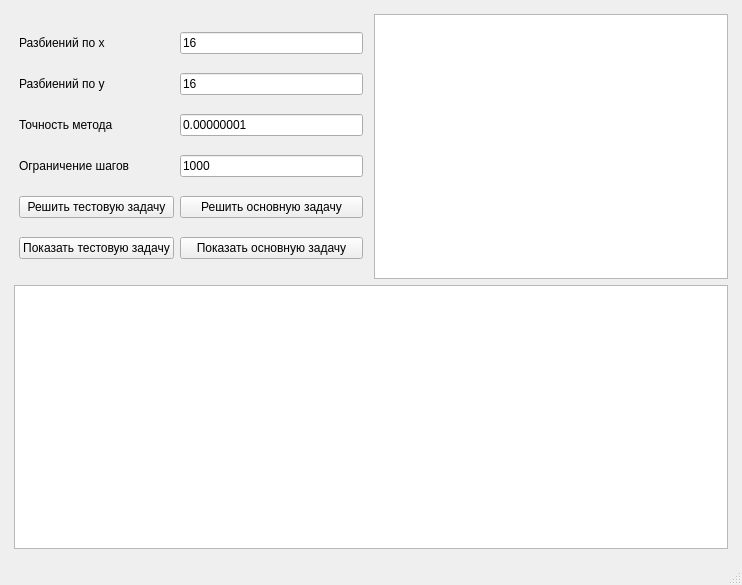
<?xml version="1.0" encoding="UTF-8"?>
<ui version="4.0">
 <class>MainWindow</class>
 <widget class="QMainWindow" name="MainWindow">
  <property name="geometry">
   <rect>
    <x>0</x>
    <y>0</y>
    <width>742</width>
    <height>585</height>
   </rect>
  </property>
  <property name="windowTitle">
   <string>MainWindow</string>
  </property>
  <widget class="QWidget" name="centralwidget">
   <layout class="QGridLayout" name="gridLayout_3">
    <item row="0" column="0">
     <layout class="QGridLayout" name="gridLayout_2" rowstretch="0,0" columnstretch="0,0">
      <property name="leftMargin">
       <number>5</number>
      </property>
      <property name="topMargin">
       <number>5</number>
      </property>
      <property name="rightMargin">
       <number>5</number>
      </property>
      <property name="bottomMargin">
       <number>5</number>
      </property>
      <item row="1" column="0" colspan="2">
       <widget class="QTableWidget" name="tableWidget"/>
      </item>
      <item row="0" column="1">
       <widget class="QTextEdit" name="textEdit">
        <property name="font">
         <font>
          <pointsize>10</pointsize>
         </font>
        </property>
       </widget>
      </item>
      <item row="0" column="0">
       <layout class="QGridLayout" name="gridLayout_4">
        <property name="sizeConstraint">
         <enum>QLayout::SetMinimumSize</enum>
        </property>
        <property name="leftMargin">
         <number>5</number>
        </property>
        <property name="topMargin">
         <number>5</number>
        </property>
        <property name="rightMargin">
         <number>5</number>
        </property>
        <property name="bottomMargin">
         <number>5</number>
        </property>
        <item row="0" column="0">
         <widget class="QLabel" name="label_5">
          <property name="text">
           <string>Разбиений по х</string>
          </property>
         </widget>
        </item>
        <item row="0" column="1">
         <widget class="QLineEdit" name="x_num_2">
          <property name="text">
           <string>16</string>
          </property>
         </widget>
        </item>
        <item row="1" column="0">
         <widget class="QLabel" name="label_6">
          <property name="text">
           <string>Разбиений по у</string>
          </property>
         </widget>
        </item>
        <item row="1" column="1">
         <widget class="QLineEdit" name="y_num_2">
          <property name="text">
           <string>16</string>
          </property>
         </widget>
        </item>
        <item row="2" column="0">
         <widget class="QLabel" name="label_7">
          <property name="text">
           <string>Точность метода</string>
          </property>
         </widget>
        </item>
        <item row="2" column="1">
         <widget class="QLineEdit" name="accuracy_2">
          <property name="text">
           <string>0.00000001</string>
          </property>
         </widget>
        </item>
        <item row="3" column="0">
         <widget class="QLabel" name="label_8">
          <property name="text">
           <string>Ограничение шагов</string>
          </property>
         </widget>
        </item>
        <item row="3" column="1">
         <widget class="QLineEdit" name="breaks_2">
          <property name="text">
           <string>1000</string>
          </property>
         </widget>
        </item>
        <item row="4" column="0">
         <widget class="QPushButton" name="btnTest_2">
          <property name="text">
           <string>Решить тестовую задачу</string>
          </property>
         </widget>
        </item>
        <item row="4" column="1">
         <widget class="QPushButton" name="btnMain_2">
          <property name="text">
           <string>Решить основную задачу</string>
          </property>
         </widget>
        </item>
        <item row="5" column="0">
         <widget class="QPushButton" name="pushButton_2">
          <property name="text">
           <string>Показать тестовую задачу</string>
          </property>
         </widget>
        </item>
        <item row="5" column="1">
         <widget class="QPushButton" name="pushButton">
          <property name="text">
           <string>Показать основную задачу</string>
          </property>
         </widget>
        </item>
        <item row="6" column="1">
         <layout class="QGridLayout" name="gridLayout"/>
        </item>
       </layout>
      </item>
     </layout>
    </item>
   </layout>
  </widget>
  <widget class="QMenuBar" name="menubar">
   <property name="geometry">
    <rect>
     <x>0</x>
     <y>0</y>
     <width>742</width>
     <height>26</height>
    </rect>
   </property>
  </widget>
  <widget class="QStatusBar" name="statusbar"/>
 </widget>
 <resources/>
 <connections/>
</ui>
